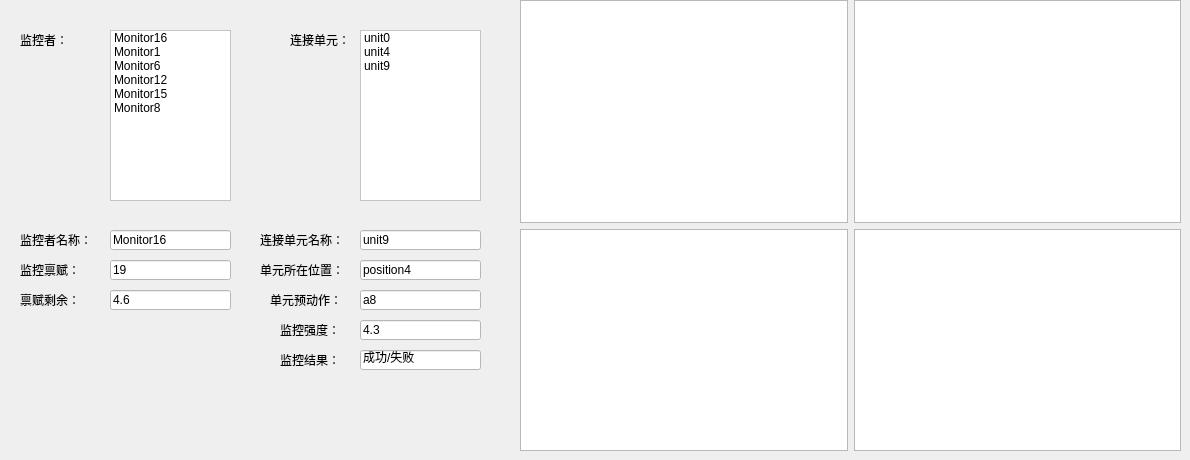
      <widget class="QWidget" name="monitorTab_2">
       <attribute name="title">
        <string>监控者</string>
       </attribute>
       <widget class="QListWidget" name="listWidget_27">
        <property name="geometry">
         <rect>
          <x>110</x>
          <y>30</y>
          <width>121</width>
          <height>171</height>
         </rect>
        </property>
        <property name="styleSheet">
         <string notr="true">background-color: rgb(255, 255, 255);</string>
        </property>
        <item>
         <property name="text">
          <string>Monitor16</string>
         </property>
        </item>
        <item>
         <property name="text">
          <string>Monitor1</string>
         </property>
        </item>
        <item>
         <property name="text">
          <string>Monitor6</string>
         </property>
        </item>
        <item>
         <property name="text">
          <string>Monitor12</string>
         </property>
        </item>
        <item>
         <property name="text">
          <string>Monitor15</string>
         </property>
        </item>
        <item>
         <property name="text">
          <string>Monitor8</string>
         </property>
        </item>
       </widget>
       <widget class="QLabel" name="label_120">
        <property name="geometry">
         <rect>
          <x>20</x>
          <y>30</y>
          <width>61</width>
          <height>20</height>
         </rect>
        </property>
        <property name="text">
         <string>监控者：</string>
        </property>
       </widget>
       <widget class="QListWidget" name="listWidget_28">
        <property name="geometry">
         <rect>
          <x>360</x>
          <y>30</y>
          <width>121</width>
          <height>171</height>
         </rect>
        </property>
        <property name="styleSheet">
         <string notr="true">background-color: rgb(255, 255, 255);</string>
        </property>
        <item>
         <property name="text">
          <string>unit0</string>
         </property>
        </item>
        <item>
         <property name="text">
          <string>unit4</string>
         </property>
        </item>
        <item>
         <property name="text">
          <string>unit9 </string>
         </property>
        </item>
       </widget>
       <widget class="QLabel" name="label_195">
        <property name="geometry">
         <rect>
          <x>290</x>
          <y>30</y>
          <width>61</width>
          <height>20</height>
         </rect>
        </property>
        <property name="text">
         <string>连接单元：</string>
        </property>
       </widget>
       <widget class="QLineEdit" name="lineEdit_115">
        <property name="geometry">
         <rect>
          <x>110</x>
          <y>230</y>
          <width>121</width>
          <height>20</height>
         </rect>
        </property>
        <property name="styleSheet">
         <string notr="true">background-color: rgb(255, 255, 255);</string>
        </property>
        <property name="text">
         <string>Monitor16</string>
        </property>
       </widget>
       <widget class="QLabel" name="label_196">
        <property name="geometry">
         <rect>
          <x>20</x>
          <y>230</y>
          <width>81</width>
          <height>20</height>
         </rect>
        </property>
        <property name="text">
         <string>监控者名称：</string>
        </property>
       </widget>
       <widget class="QLabel" name="label_197">
        <property name="geometry">
         <rect>
          <x>20</x>
          <y>260</y>
          <width>81</width>
          <height>20</height>
         </rect>
        </property>
        <property name="text">
         <string>监控禀赋：</string>
        </property>
       </widget>
       <widget class="QLineEdit" name="lineEdit_116">
        <property name="geometry">
         <rect>
          <x>110</x>
          <y>260</y>
          <width>121</width>
          <height>20</height>
         </rect>
        </property>
        <property name="styleSheet">
         <string notr="true">background-color: rgb(255, 255, 255);</string>
        </property>
        <property name="text">
         <string>19</string>
        </property>
       </widget>
       <widget class="QLabel" name="label_198">
        <property name="geometry">
         <rect>
          <x>260</x>
          <y>230</y>
          <width>81</width>
          <height>20</height>
         </rect>
        </property>
        <property name="text">
         <string>连接单元名称：</string>
        </property>
       </widget>
       <widget class="QLineEdit" name="lineEdit_117">
        <property name="geometry">
         <rect>
          <x>360</x>
          <y>230</y>
          <width>121</width>
          <height>20</height>
         </rect>
        </property>
        <property name="styleSheet">
         <string notr="true">background-color: rgb(255, 255, 255);</string>
        </property>
        <property name="text">
         <string>unit9</string>
        </property>
       </widget>
       <widget class="QLabel" name="label_199">
        <property name="geometry">
         <rect>
          <x>280</x>
          <y>320</y>
          <width>81</width>
          <height>20</height>
         </rect>
        </property>
        <property name="text">
         <string>监控强度：</string>
        </property>
       </widget>
       <widget class="QLineEdit" name="lineEdit_118">
        <property name="geometry">
         <rect>
          <x>360</x>
          <y>320</y>
          <width>121</width>
          <height>20</height>
         </rect>
        </property>
        <property name="styleSheet">
         <string notr="true">background-color: rgb(255, 255, 255);</string>
        </property>
        <property name="text">
         <string>4.3</string>
        </property>
       </widget>
       <widget class="QLineEdit" name="lineEdit_119">
        <property name="geometry">
         <rect>
          <x>360</x>
          <y>260</y>
          <width>121</width>
          <height>20</height>
         </rect>
        </property>
        <property name="styleSheet">
         <string notr="true">background-color: rgb(255, 255, 255);</string>
        </property>
        <property name="text">
         <string>position4</string>
        </property>
       </widget>
       <widget class="QLabel" name="label_200">
        <property name="geometry">
         <rect>
          <x>260</x>
          <y>260</y>
          <width>81</width>
          <height>20</height>
         </rect>
        </property>
        <property name="text">
         <string>单元所在位置：</string>
        </property>
       </widget>
       <widget class="QLineEdit" name="lineEdit_120">
        <property name="geometry">
         <rect>
          <x>360</x>
          <y>290</y>
          <width>121</width>
          <height>20</height>
         </rect>
        </property>
        <property name="styleSheet">
         <string notr="true">background-color: rgb(255, 255, 255);</string>
        </property>
        <property name="text">
         <string>a8</string>
        </property>
       </widget>
       <widget class="QLabel" name="label_201">
        <property name="geometry">
         <rect>
          <x>270</x>
          <y>290</y>
          <width>81</width>
          <height>20</height>
         </rect>
        </property>
        <property name="text">
         <string>单元预动作：</string>
        </property>
       </widget>
       <widget class="QLabel" name="label_202">
        <property name="geometry">
         <rect>
          <x>20</x>
          <y>290</y>
          <width>61</width>
          <height>20</height>
         </rect>
        </property>
        <property name="text">
         <string>禀赋剩余：</string>
        </property>
       </widget>
       <widget class="QLineEdit" name="lineEdit_121">
        <property name="geometry">
         <rect>
          <x>110</x>
          <y>290</y>
          <width>121</width>
          <height>20</height>
         </rect>
        </property>
        <property name="styleSheet">
         <string notr="true">background-color: rgb(255, 255, 255);</string>
        </property>
        <property name="text">
         <string>4.6</string>
        </property>
       </widget>
       <widget class="QWidget" name="gridLayoutWidget_9">
        <property name="geometry">
         <rect>
          <x>520</x>
          <y>0</y>
          <width>661</width>
          <height>451</height>
         </rect>
        </property>
        <layout class="QGridLayout" name="gridLayout_9">
         <item row="1" column="1">
          <widget class="QGraphicsView" name="graphicsView_10"/>
         </item>
         <item row="0" column="0">
          <widget class="QGraphicsView" name="graphicsView_25">
           <property name="styleSheet">
            <string notr="true">border-image: url(:/patterns/6.png);</string>
           </property>
          </widget>
         </item>
         <item row="0" column="1">
          <widget class="QGraphicsView" name="graphicsView_11">
           <property name="styleSheet">
            <string notr="true">border-image: url(:/chart/8.png);
</string>
           </property>
          </widget>
         </item>
         <item row="1" column="0">
          <widget class="QGraphicsView" name="graphicsView_12">
           <property name="styleSheet">
            <string notr="true">border-image: url(:/chart/9.png);</string>
           </property>
          </widget>
         </item>
        </layout>
       </widget>
       <widget class="QLabel" name="label_203">
        <property name="geometry">
         <rect>
          <x>280</x>
          <y>350</y>
          <width>81</width>
          <height>20</height>
         </rect>
        </property>
        <property name="text">
         <string>监控结果：</string>
        </property>
       </widget>
       <widget class="QLineEdit" name="lineEdit_122">
        <property name="geometry">
         <rect>
          <x>360</x>
          <y>350</y>
          <width>121</width>
          <height>20</height>
         </rect>
        </property>
        <property name="styleSheet">
         <string notr="true">background-color: rgb(255, 255, 255);</string>
        </property>
        <property name="text">
         <string>成功/失败</string>
        </property>
       </widget>
      </widget>
